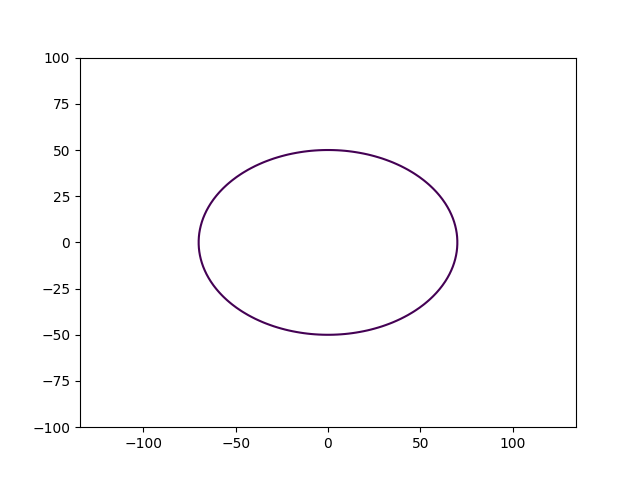

Reproduce this figure in Python.
import matplotlib.pyplot as plt
import numpy as np

st = -100
en = 100
n = 100

def plotter(start, end, num, a=70, b=50):

    x = np.linspace(start, end, num)
    y = np.linspace(start, end, num)

    X, Y = np.meshgrid(x, y)

    fxy = X**2/a**2 + Y**2/b**2

    plt.contour(X, Y, fxy, levels=[1])
    plt.axis('equal')
    plt.savefig('task_3.png')

if __name__ == '__main__':
    plotter(st, en, n)
